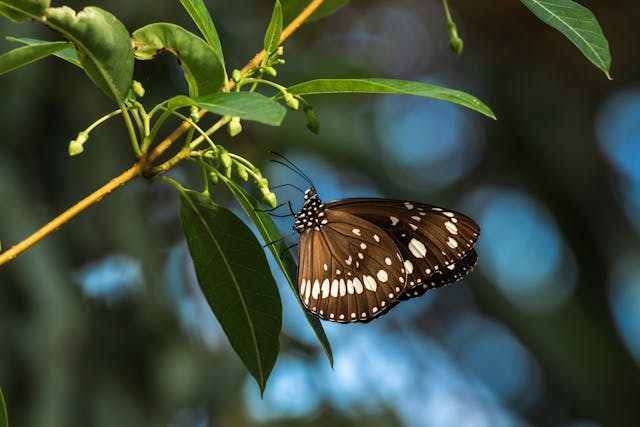
#> input picture samples/images/butterfly_1.jpg, 640 x 427 px
$ python color_channels.py
#> lines starting #> are read from the running program, lines starting #| are printed output that depends on the picture
import cv2 as cv
import numpy as np


# read the image
img = cv.imread('samples/images/butterfly_1.jpg')
#> img is the input picture: shape (427, 640, 3); mean B, G, R 58.7, 75.1, 61.7
# show the image
cv.imshow('original_img', img)
# generate a blank page
blank = np.zeros(img.shape[:2], dtype='uint8')
cv.imshow('blank__canvas', blank)


# split the color channels
b, g, r = cv.split(img)
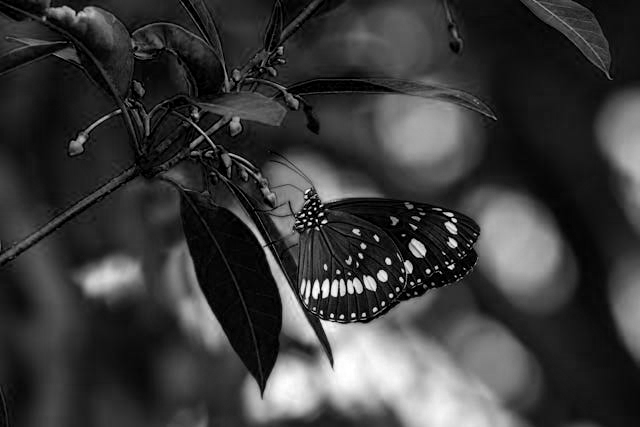
#> b: shape (427, 640); min 0, max 255, mean 58.7
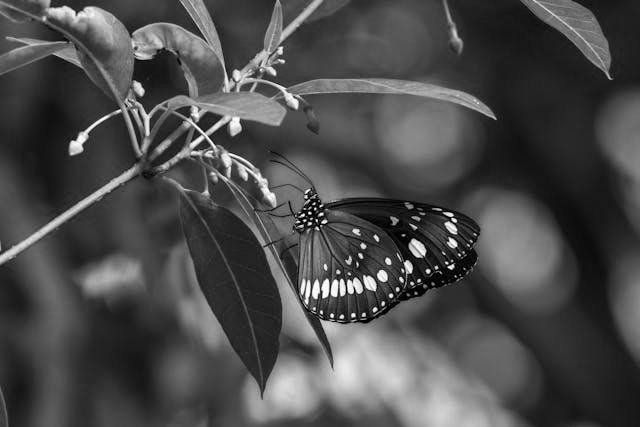
#> g: shape (427, 640); min 0, max 255, mean 75.1
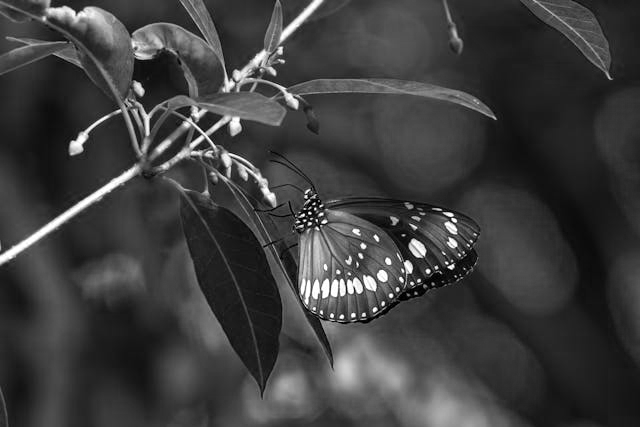
#> r: shape (427, 640); min 0, max 255, mean 61.7


# merge the color channels for specific channel
blue = cv.merge([b, blank, blank])
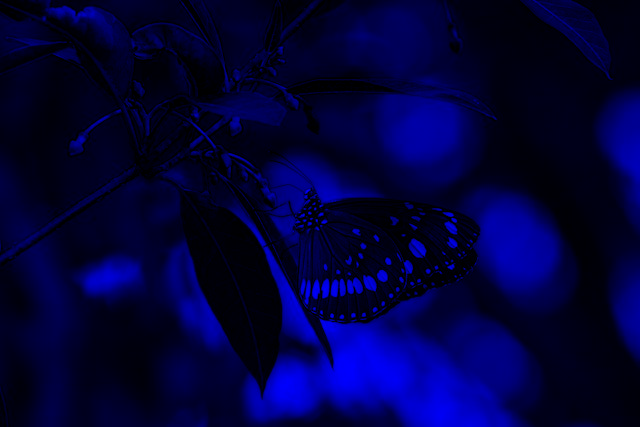
#> blue: shape (427, 640, 3); mean of channels 0, 1, 2 58.7, 0, 0; drawn as B, G, R
green = cv.merge([blank, g, blank])
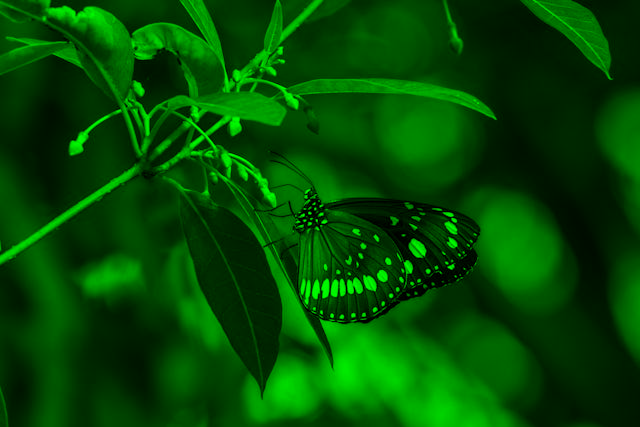
#> green: shape (427, 640, 3); mean of channels 0, 1, 2 0, 75.1, 0; drawn as B, G, R
red = cv.merge([blank, blank, r])
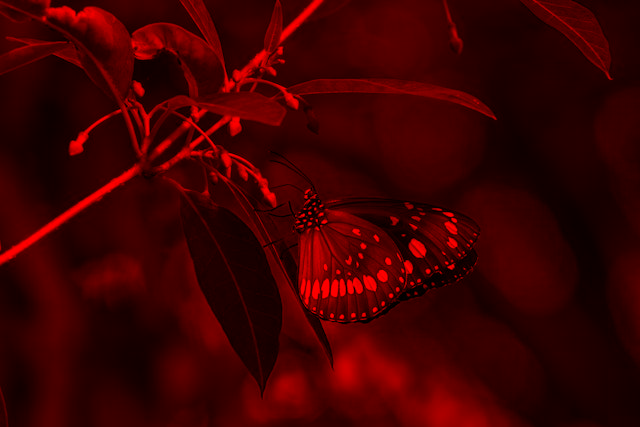
#> red: shape (427, 640, 3); mean of channels 0, 1, 2 0, 0, 61.7; drawn as B, G, R


# show the channels
cv.imshow('blue_channel', b)
cv.imshow('green_channel', g)
cv.imshow('red_channel', r)


# show the channels
cv.imshow('blue_channel_2', blue)
cv.imshow('green__channel_2', green)
cv.imshow('red_channel_2', red)


print(img.shape)
#| (427, 640, 3)
print(b.shape)
#| (427, 640)
print(g.shape)
#| (427, 640)
print(r.shape)
#| (427, 640)


# merged channels
merged = cv.merge([b, g, r])
cv.imshow('merged__img', merged)


cv.waitKey(0)

$ run again, with samples/images/city_1.jpg copied over samples/images/butterfly_1.jpg
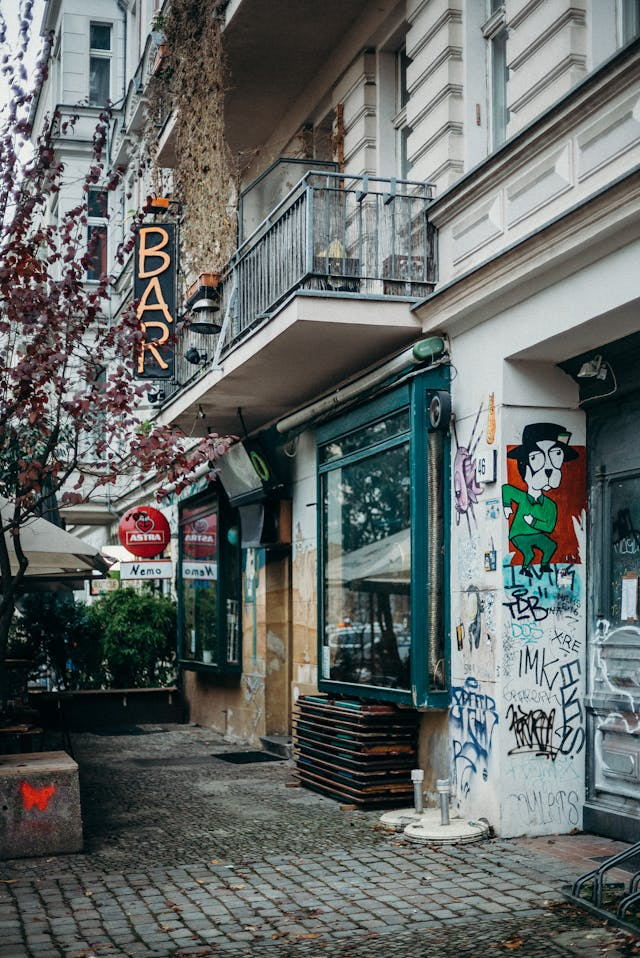
#> input picture samples/images/city_1.jpg, 640 x 958 px
#> img is the input picture: shape (958, 640, 3); mean B, G, R 102.5, 104.4, 98.9
#> `green = cv.merge([blank, g, blank])`:
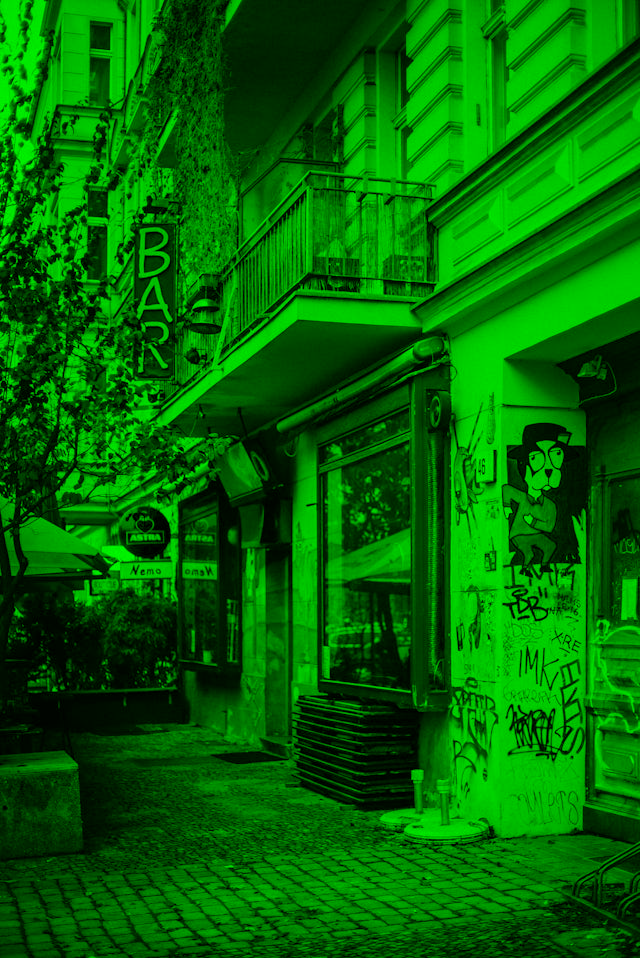
#> green: shape (958, 640, 3); mean of channels 0, 1, 2 0, 104.4, 0; drawn as B, G, R
#> `red = cv.merge([blank, blank, r])`:
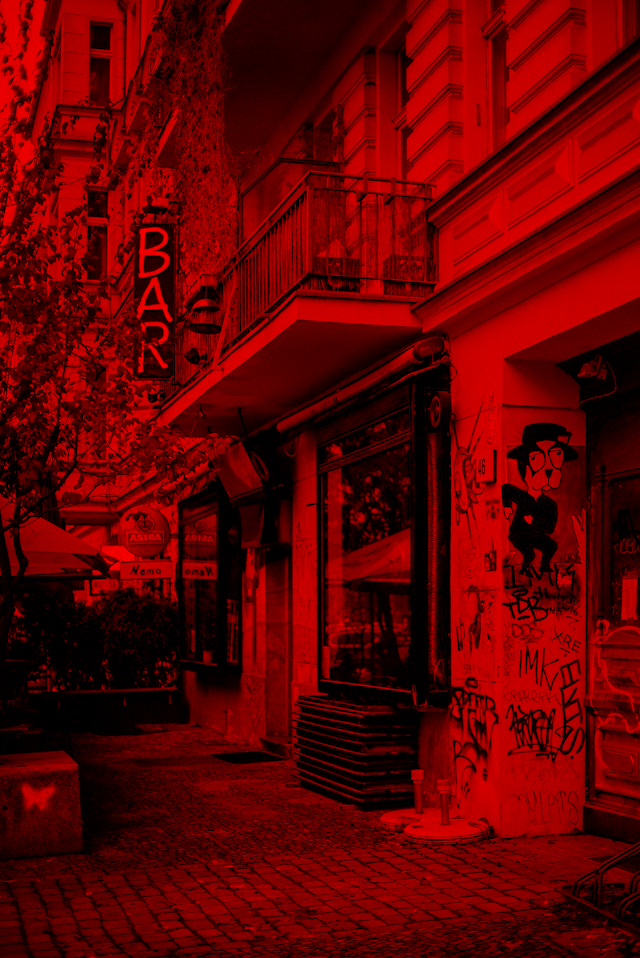
#> red: shape (958, 640, 3); mean of channels 0, 1, 2 0, 0, 98.9; drawn as B, G, R
#| (958, 640, 3)
#| (958, 640)
#| (958, 640)
#| (958, 640)

$ run again, with samples/images/face_1.jpg copied over samples/images/butterfly_1.jpg
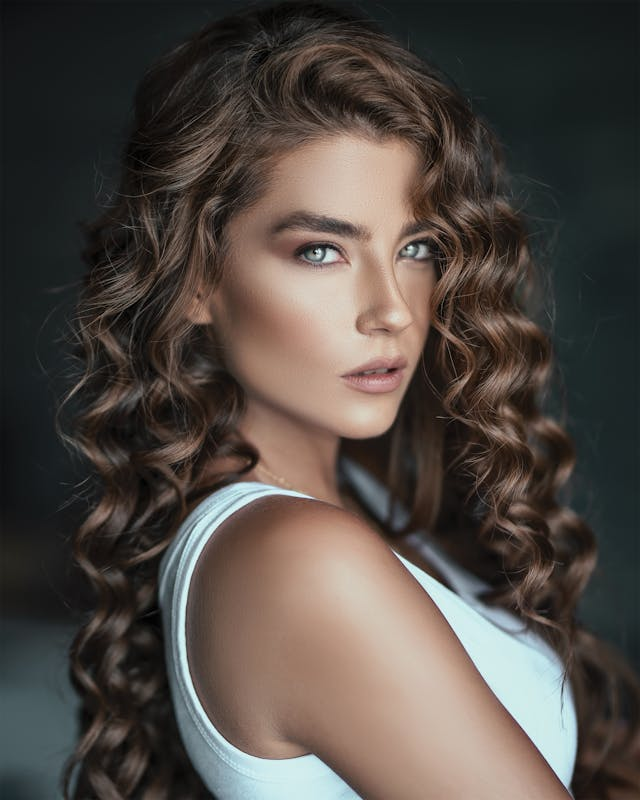
#> input picture samples/images/face_1.jpg, 640 x 800 px
#> img is the input picture: shape (800, 640, 3); mean B, G, R 67.9, 73.6, 81.2
#> `green = cv.merge([blank, g, blank])`:
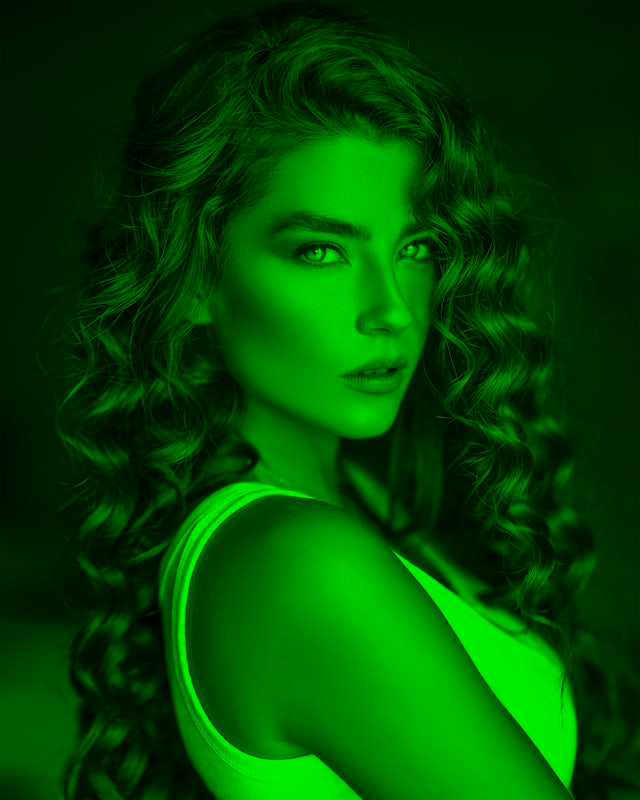
#> green: shape (800, 640, 3); mean of channels 0, 1, 2 0, 73.6, 0; drawn as B, G, R
#> `red = cv.merge([blank, blank, r])`:
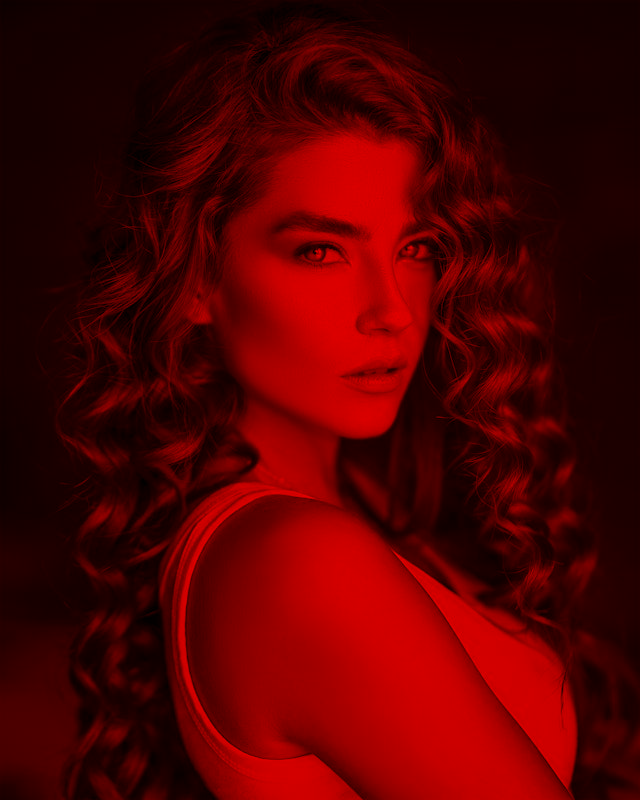
#> red: shape (800, 640, 3); mean of channels 0, 1, 2 0, 0, 81.2; drawn as B, G, R
#| (800, 640, 3)
#| (800, 640)
#| (800, 640)
#| (800, 640)

$ run again, with samples/images/face_2.jpg copied over samples/images/butterfly_1.jpg
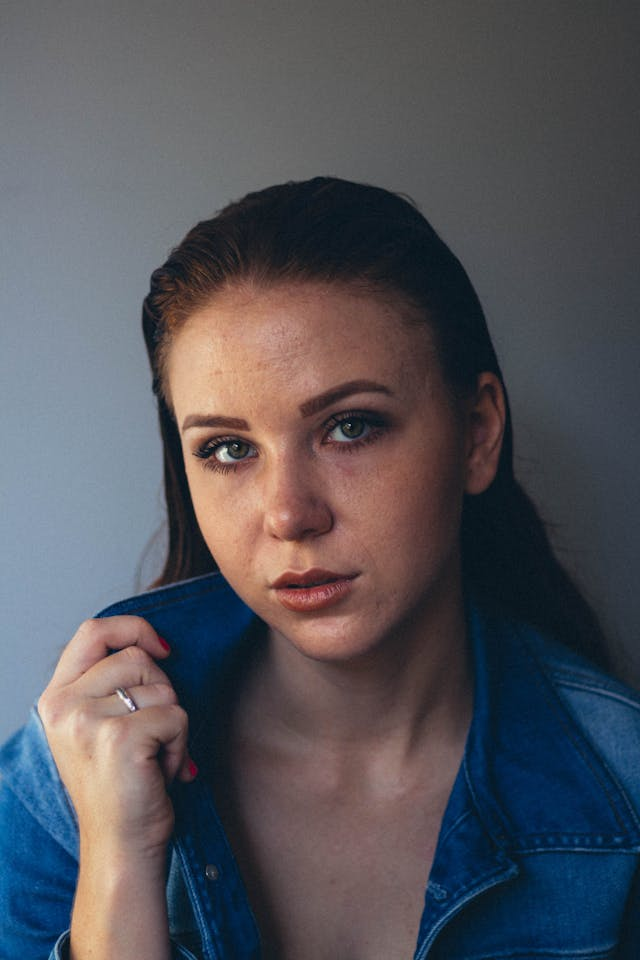
#> input picture samples/images/face_2.jpg, 640 x 960 px
#> img is the input picture: shape (960, 640, 3); mean B, G, R 90.3, 83.8, 84.4
#> `green = cv.merge([blank, g, blank])`:
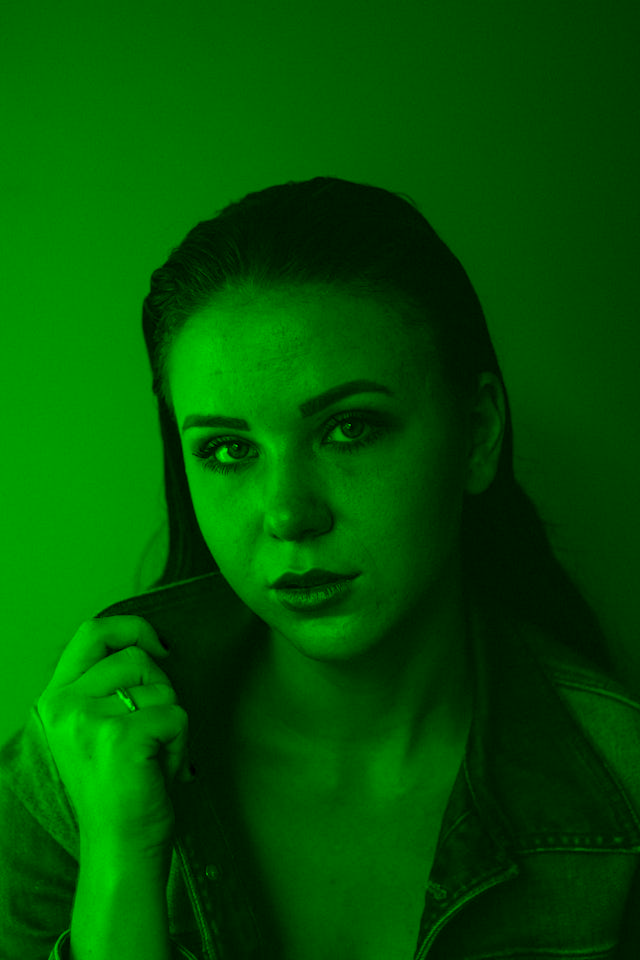
#> green: shape (960, 640, 3); mean of channels 0, 1, 2 0, 83.8, 0; drawn as B, G, R
#> `red = cv.merge([blank, blank, r])`:
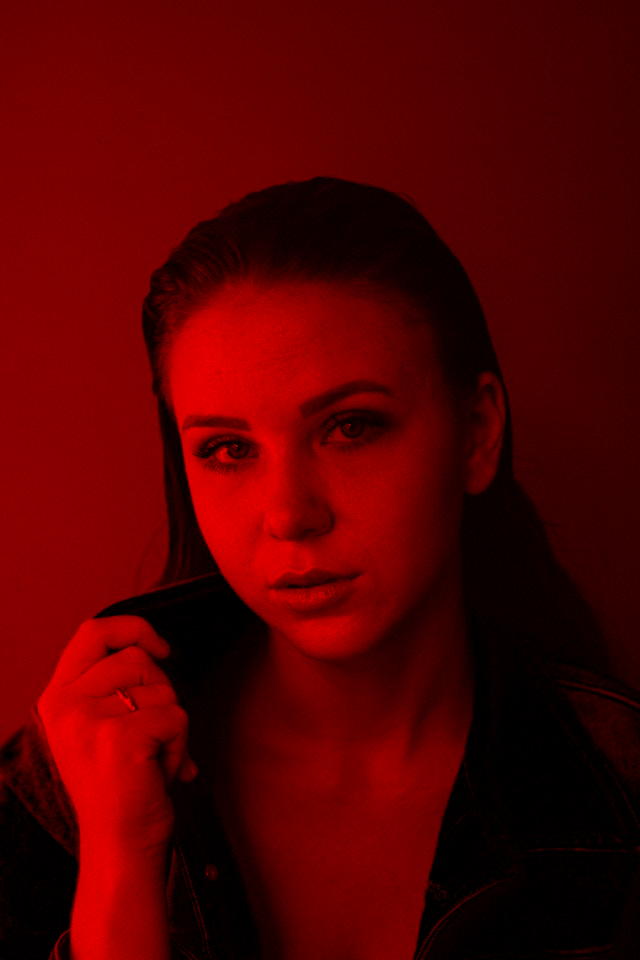
#> red: shape (960, 640, 3); mean of channels 0, 1, 2 0, 0, 84.4; drawn as B, G, R
#| (960, 640, 3)
#| (960, 640)
#| (960, 640)
#| (960, 640)
